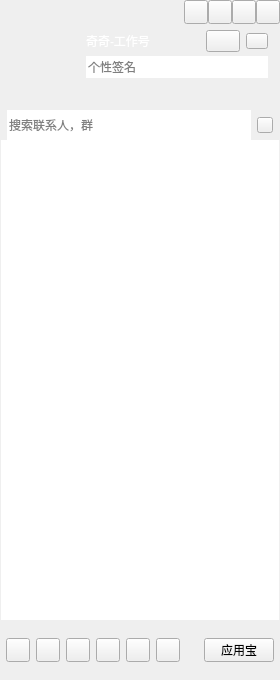
<?xml version="1.0" encoding="UTF-8"?>
<ui version="4.0">
 <class>CCMainWindowClass</class>
 <widget class="QWidget" name="CCMainWindowClass">
  <property name="geometry">
   <rect>
    <x>0</x>
    <y>0</y>
    <width>280</width>
    <height>680</height>
   </rect>
  </property>
  <property name="minimumSize">
   <size>
    <width>280</width>
    <height>680</height>
   </size>
  </property>
  <property name="windowTitle">
   <string>CCMainWindow</string>
  </property>
  <layout class="QVBoxLayout" name="verticalLayout_6">
   <property name="spacing">
    <number>0</number>
   </property>
   <property name="leftMargin">
    <number>0</number>
   </property>
   <property name="topMargin">
    <number>0</number>
   </property>
   <property name="rightMargin">
    <number>0</number>
   </property>
   <property name="bottomMargin">
    <number>0</number>
   </property>
   <item>
    <widget class="QWidget" name="titleWidget" native="true">
     <property name="sizePolicy">
      <sizepolicy hsizetype="Expanding" vsizetype="Preferred">
       <horstretch>0</horstretch>
       <verstretch>0</verstretch>
      </sizepolicy>
     </property>
     <property name="titleskin" stdset="0">
      <bool>true</bool>
     </property>
     <layout class="QVBoxLayout" name="verticalLayout_2">
      <property name="spacing">
       <number>0</number>
      </property>
      <property name="leftMargin">
       <number>0</number>
      </property>
      <property name="topMargin">
       <number>0</number>
      </property>
      <property name="rightMargin">
       <number>0</number>
      </property>
      <property name="bottomMargin">
       <number>0</number>
      </property>
      <item>
       <layout class="QHBoxLayout" name="horizontalLayout">
        <property name="spacing">
         <number>0</number>
        </property>
        <property name="leftMargin">
         <number>12</number>
        </property>
        <item>
         <widget class="QLabel" name="titleIcon">
          <property name="sizePolicy">
           <sizepolicy hsizetype="Fixed" vsizetype="Fixed">
            <horstretch>0</horstretch>
            <verstretch>0</verstretch>
           </sizepolicy>
          </property>
          <property name="minimumSize">
           <size>
            <width>42</width>
            <height>18</height>
           </size>
          </property>
          <property name="maximumSize">
           <size>
            <width>42</width>
            <height>18</height>
           </size>
          </property>
          <property name="text">
           <string/>
          </property>
         </widget>
        </item>
        <item>
         <spacer name="horizontalSpacer">
          <property name="orientation">
           <enum>Qt::Horizontal</enum>
          </property>
          <property name="sizeHint" stdset="0">
           <size>
            <width>40</width>
            <height>20</height>
           </size>
          </property>
         </spacer>
        </item>
        <item>
         <widget class="QPushButton" name="placehold1">
          <property name="sizePolicy">
           <sizepolicy hsizetype="Fixed" vsizetype="Fixed">
            <horstretch>0</horstretch>
            <verstretch>0</verstretch>
           </sizepolicy>
          </property>
          <property name="minimumSize">
           <size>
            <width>24</width>
            <height>24</height>
           </size>
          </property>
          <property name="maximumSize">
           <size>
            <width>24</width>
            <height>24</height>
           </size>
          </property>
          <property name="text">
           <string/>
          </property>
         </widget>
        </item>
        <item>
         <widget class="QPushButton" name="placehold2">
          <property name="sizePolicy">
           <sizepolicy hsizetype="Fixed" vsizetype="Fixed">
            <horstretch>0</horstretch>
            <verstretch>0</verstretch>
           </sizepolicy>
          </property>
          <property name="minimumSize">
           <size>
            <width>24</width>
            <height>24</height>
           </size>
          </property>
          <property name="maximumSize">
           <size>
            <width>24</width>
            <height>24</height>
           </size>
          </property>
          <property name="text">
           <string/>
          </property>
         </widget>
        </item>
        <item>
         <widget class="QPushButton" name="sysmin">
          <property name="sizePolicy">
           <sizepolicy hsizetype="Fixed" vsizetype="Fixed">
            <horstretch>0</horstretch>
            <verstretch>0</verstretch>
           </sizepolicy>
          </property>
          <property name="minimumSize">
           <size>
            <width>24</width>
            <height>24</height>
           </size>
          </property>
          <property name="maximumSize">
           <size>
            <width>24</width>
            <height>24</height>
           </size>
          </property>
          <property name="text">
           <string/>
          </property>
         </widget>
        </item>
        <item>
         <widget class="QPushButton" name="sysclose">
          <property name="sizePolicy">
           <sizepolicy hsizetype="Fixed" vsizetype="Fixed">
            <horstretch>0</horstretch>
            <verstretch>0</verstretch>
           </sizepolicy>
          </property>
          <property name="minimumSize">
           <size>
            <width>24</width>
            <height>24</height>
           </size>
          </property>
          <property name="maximumSize">
           <size>
            <width>24</width>
            <height>24</height>
           </size>
          </property>
          <property name="text">
           <string/>
          </property>
         </widget>
        </item>
       </layout>
      </item>
      <item>
       <layout class="QHBoxLayout" name="horizontalLayout_3">
        <property name="leftMargin">
         <number>12</number>
        </property>
        <property name="topMargin">
         <number>6</number>
        </property>
        <property name="rightMargin">
         <number>12</number>
        </property>
        <property name="bottomMargin">
         <number>6</number>
        </property>
        <item>
         <widget class="QLabel" name="headLabel">
          <property name="sizePolicy">
           <sizepolicy hsizetype="Fixed" vsizetype="Fixed">
            <horstretch>0</horstretch>
            <verstretch>0</verstretch>
           </sizepolicy>
          </property>
          <property name="minimumSize">
           <size>
            <width>68</width>
            <height>68</height>
           </size>
          </property>
          <property name="maximumSize">
           <size>
            <width>68</width>
            <height>68</height>
           </size>
          </property>
          <property name="text">
           <string/>
          </property>
         </widget>
        </item>
        <item>
         <layout class="QVBoxLayout" name="verticalLayout">
          <property name="spacing">
           <number>4</number>
          </property>
          <item>
           <layout class="QHBoxLayout" name="horizontalLayout_2">
            <item>
             <widget class="QLabel" name="nameLabel">
              <property name="sizePolicy">
               <sizepolicy hsizetype="Expanding" vsizetype="Fixed">
                <horstretch>0</horstretch>
                <verstretch>0</verstretch>
               </sizepolicy>
              </property>
              <property name="minimumSize">
               <size>
                <width>0</width>
                <height>22</height>
               </size>
              </property>
              <property name="maximumSize">
               <size>
                <width>16777215</width>
                <height>22</height>
               </size>
              </property>
              <property name="styleSheet">
               <string notr="true">color:rgb(255,255,255);
font: 75 12pt &quot;微软雅黑&quot;;</string>
              </property>
              <property name="text">
               <string>奇奇-工作号</string>
              </property>
             </widget>
            </item>
            <item>
             <widget class="QPushButton" name="stausBtn">
              <property name="sizePolicy">
               <sizepolicy hsizetype="Fixed" vsizetype="Fixed">
                <horstretch>0</horstretch>
                <verstretch>0</verstretch>
               </sizepolicy>
              </property>
              <property name="minimumSize">
               <size>
                <width>34</width>
                <height>22</height>
               </size>
              </property>
              <property name="maximumSize">
               <size>
                <width>34</width>
                <height>22</height>
               </size>
              </property>
              <property name="text">
               <string/>
              </property>
              <property name="hasborder" stdset="0">
               <bool>true</bool>
              </property>
             </widget>
            </item>
            <item>
             <widget class="QPushButton" name="levelBtn">
              <property name="sizePolicy">
               <sizepolicy hsizetype="Fixed" vsizetype="Fixed">
                <horstretch>0</horstretch>
                <verstretch>0</verstretch>
               </sizepolicy>
              </property>
              <property name="minimumSize">
               <size>
                <width>22</width>
                <height>16</height>
               </size>
              </property>
              <property name="maximumSize">
               <size>
                <width>22</width>
                <height>16</height>
               </size>
              </property>
              <property name="text">
               <string/>
              </property>
              <property name="hasborder" stdset="0">
               <bool>true</bool>
              </property>
             </widget>
            </item>
           </layout>
          </item>
          <item>
           <widget class="QLineEdit" name="lineEdit">
            <property name="minimumSize">
             <size>
              <width>0</width>
              <height>22</height>
             </size>
            </property>
            <property name="maximumSize">
             <size>
              <width>16777215</width>
              <height>22</height>
             </size>
            </property>
            <property name="frame">
             <bool>false</bool>
            </property>
            <property name="placeholderText">
             <string>个性签名</string>
            </property>
           </widget>
          </item>
          <item>
           <widget class="QWidget" name="appWidget" native="true">
            <property name="sizePolicy">
             <sizepolicy hsizetype="Expanding" vsizetype="Fixed">
              <horstretch>0</horstretch>
              <verstretch>0</verstretch>
             </sizepolicy>
            </property>
            <property name="minimumSize">
             <size>
              <width>0</width>
              <height>22</height>
             </size>
            </property>
            <property name="maximumSize">
             <size>
              <width>16777215</width>
              <height>22</height>
             </size>
            </property>
           </widget>
          </item>
         </layout>
        </item>
       </layout>
      </item>
     </layout>
    </widget>
   </item>
   <item>
    <widget class="QWidget" name="widget" native="true">
     <property name="sizePolicy">
      <sizepolicy hsizetype="Expanding" vsizetype="Expanding">
       <horstretch>0</horstretch>
       <verstretch>0</verstretch>
      </sizepolicy>
     </property>
     <layout class="QVBoxLayout" name="verticalLayout_4">
      <property name="spacing">
       <number>0</number>
      </property>
      <property name="leftMargin">
       <number>1</number>
      </property>
      <property name="topMargin">
       <number>0</number>
      </property>
      <property name="rightMargin">
       <number>1</number>
      </property>
      <property name="bottomMargin">
       <number>0</number>
      </property>
      <item>
       <widget class="QWidget" name="searchWidget" native="true">
        <property name="sizePolicy">
         <sizepolicy hsizetype="Expanding" vsizetype="Fixed">
          <horstretch>0</horstretch>
          <verstretch>0</verstretch>
         </sizepolicy>
        </property>
        <property name="minimumSize">
         <size>
          <width>0</width>
          <height>30</height>
         </size>
        </property>
        <property name="maximumSize">
         <size>
          <width>16777215</width>
          <height>30</height>
         </size>
        </property>
        <layout class="QHBoxLayout" name="horizontalLayout_4">
         <property name="leftMargin">
          <number>6</number>
         </property>
         <property name="topMargin">
          <number>0</number>
         </property>
         <property name="rightMargin">
          <number>6</number>
         </property>
         <property name="bottomMargin">
          <number>0</number>
         </property>
         <item>
          <widget class="QLineEdit" name="searchLineEdit">
           <property name="minimumSize">
            <size>
             <width>0</width>
             <height>30</height>
            </size>
           </property>
           <property name="maximumSize">
            <size>
             <width>16777215</width>
             <height>30</height>
            </size>
           </property>
           <property name="frame">
            <bool>false</bool>
           </property>
           <property name="placeholderText">
            <string>搜索联系人，群</string>
           </property>
          </widget>
         </item>
         <item>
          <widget class="QPushButton" name="searchBtn">
           <property name="sizePolicy">
            <sizepolicy hsizetype="Fixed" vsizetype="Fixed">
             <horstretch>0</horstretch>
             <verstretch>0</verstretch>
            </sizepolicy>
           </property>
           <property name="minimumSize">
            <size>
             <width>16</width>
             <height>16</height>
            </size>
           </property>
           <property name="maximumSize">
            <size>
             <width>16</width>
             <height>16</height>
            </size>
           </property>
           <property name="text">
            <string/>
           </property>
          </widget>
         </item>
        </layout>
       </widget>
      </item>
      <item>
       <widget class="QScrollArea" name="scrollArea">
        <property name="frameShape">
         <enum>QFrame::NoFrame</enum>
        </property>
        <property name="widgetResizable">
         <bool>true</bool>
        </property>
        <widget class="QWidget" name="scrollAreaWidgetContents">
         <property name="geometry">
          <rect>
           <x>0</x>
           <y>0</y>
           <width>278</width>
           <height>474</height>
          </rect>
         </property>
         <property name="sizePolicy">
          <sizepolicy hsizetype="Expanding" vsizetype="Expanding">
           <horstretch>0</horstretch>
           <verstretch>0</verstretch>
          </sizepolicy>
         </property>
         <layout class="QVBoxLayout" name="verticalLayout_3">
          <property name="spacing">
           <number>0</number>
          </property>
          <property name="leftMargin">
           <number>0</number>
          </property>
          <property name="topMargin">
           <number>0</number>
          </property>
          <property name="rightMargin">
           <number>0</number>
          </property>
          <property name="bottomMargin">
           <number>0</number>
          </property>
          <item>
           <widget class="QTreeWidget" name="treeWidget">
            <property name="frameShape">
             <enum>QFrame::NoFrame</enum>
            </property>
            <property name="verticalScrollBarPolicy">
             <enum>Qt::ScrollBarAlwaysOff</enum>
            </property>
            <property name="horizontalScrollBarPolicy">
             <enum>Qt::ScrollBarAlwaysOff</enum>
            </property>
            <property name="editTriggers">
             <set>QAbstractItemView::AllEditTriggers</set>
            </property>
            <property name="indentation">
             <number>0</number>
            </property>
            <property name="headerHidden">
             <bool>true</bool>
            </property>
            <property name="expandsOnDoubleClick">
             <bool>false</bool>
            </property>
            <column>
             <property name="text">
              <string notr="true">1</string>
             </property>
            </column>
           </widget>
          </item>
         </layout>
        </widget>
       </widget>
      </item>
     </layout>
    </widget>
   </item>
   <item>
    <widget class="QWidget" name="bottomWidget" native="true">
     <property name="sizePolicy">
      <sizepolicy hsizetype="Expanding" vsizetype="Fixed">
       <horstretch>0</horstretch>
       <verstretch>0</verstretch>
      </sizepolicy>
     </property>
     <property name="minimumSize">
      <size>
       <width>0</width>
       <height>60</height>
      </size>
     </property>
     <property name="maximumSize">
      <size>
       <width>16777215</width>
       <height>60</height>
      </size>
     </property>
     <property name="bottomskin" stdset="0">
      <bool>true</bool>
     </property>
     <layout class="QVBoxLayout" name="verticalLayout_5">
      <property name="leftMargin">
       <number>6</number>
      </property>
      <property name="topMargin">
       <number>6</number>
      </property>
      <property name="rightMargin">
       <number>6</number>
      </property>
      <property name="bottomMargin">
       <number>6</number>
      </property>
      <item>
       <layout class="QHBoxLayout" name="bottomLayout"/>
      </item>
      <item>
       <layout class="QHBoxLayout" name="horizontalLayout_5">
        <item>
         <widget class="QPushButton" name="bottomBtn_1">
          <property name="sizePolicy">
           <sizepolicy hsizetype="Fixed" vsizetype="Fixed">
            <horstretch>0</horstretch>
            <verstretch>0</verstretch>
           </sizepolicy>
          </property>
          <property name="minimumSize">
           <size>
            <width>24</width>
            <height>24</height>
           </size>
          </property>
          <property name="maximumSize">
           <size>
            <width>24</width>
            <height>24</height>
           </size>
          </property>
          <property name="text">
           <string/>
          </property>
         </widget>
        </item>
        <item>
         <widget class="QPushButton" name="bottomBtn_2">
          <property name="sizePolicy">
           <sizepolicy hsizetype="Fixed" vsizetype="Fixed">
            <horstretch>0</horstretch>
            <verstretch>0</verstretch>
           </sizepolicy>
          </property>
          <property name="minimumSize">
           <size>
            <width>24</width>
            <height>24</height>
           </size>
          </property>
          <property name="maximumSize">
           <size>
            <width>24</width>
            <height>24</height>
           </size>
          </property>
          <property name="text">
           <string/>
          </property>
         </widget>
        </item>
        <item>
         <widget class="QPushButton" name="bottomBtn_3">
          <property name="sizePolicy">
           <sizepolicy hsizetype="Fixed" vsizetype="Fixed">
            <horstretch>0</horstretch>
            <verstretch>0</verstretch>
           </sizepolicy>
          </property>
          <property name="minimumSize">
           <size>
            <width>24</width>
            <height>24</height>
           </size>
          </property>
          <property name="maximumSize">
           <size>
            <width>24</width>
            <height>24</height>
           </size>
          </property>
          <property name="text">
           <string/>
          </property>
         </widget>
        </item>
        <item>
         <widget class="QPushButton" name="bottomBtn_4">
          <property name="sizePolicy">
           <sizepolicy hsizetype="Fixed" vsizetype="Fixed">
            <horstretch>0</horstretch>
            <verstretch>0</verstretch>
           </sizepolicy>
          </property>
          <property name="minimumSize">
           <size>
            <width>24</width>
            <height>24</height>
           </size>
          </property>
          <property name="maximumSize">
           <size>
            <width>24</width>
            <height>24</height>
           </size>
          </property>
          <property name="text">
           <string/>
          </property>
         </widget>
        </item>
        <item>
         <widget class="QPushButton" name="bottomBtn_5">
          <property name="sizePolicy">
           <sizepolicy hsizetype="Fixed" vsizetype="Fixed">
            <horstretch>0</horstretch>
            <verstretch>0</verstretch>
           </sizepolicy>
          </property>
          <property name="minimumSize">
           <size>
            <width>24</width>
            <height>24</height>
           </size>
          </property>
          <property name="maximumSize">
           <size>
            <width>24</width>
            <height>24</height>
           </size>
          </property>
          <property name="text">
           <string/>
          </property>
         </widget>
        </item>
        <item>
         <widget class="QPushButton" name="bottomBtn_6">
          <property name="sizePolicy">
           <sizepolicy hsizetype="Fixed" vsizetype="Fixed">
            <horstretch>0</horstretch>
            <verstretch>0</verstretch>
           </sizepolicy>
          </property>
          <property name="minimumSize">
           <size>
            <width>24</width>
            <height>24</height>
           </size>
          </property>
          <property name="maximumSize">
           <size>
            <width>24</width>
            <height>24</height>
           </size>
          </property>
          <property name="text">
           <string/>
          </property>
         </widget>
        </item>
        <item>
         <spacer name="horizontalSpacer_2">
          <property name="orientation">
           <enum>Qt::Horizontal</enum>
          </property>
          <property name="sizeHint" stdset="0">
           <size>
            <width>28</width>
            <height>20</height>
           </size>
          </property>
         </spacer>
        </item>
        <item>
         <widget class="QPushButton" name="bottomBtn_7">
          <property name="sizePolicy">
           <sizepolicy hsizetype="Preferred" vsizetype="Fixed">
            <horstretch>0</horstretch>
            <verstretch>0</verstretch>
           </sizepolicy>
          </property>
          <property name="minimumSize">
           <size>
            <width>24</width>
            <height>24</height>
           </size>
          </property>
          <property name="maximumSize">
           <size>
            <width>86</width>
            <height>24</height>
           </size>
          </property>
          <property name="text">
           <string>应用宝</string>
          </property>
          <property name="icon">
           <iconset resource="CCMainWindow.qrc">
            <normaloff>:/Resources/MainWindow/bottom/qplusentrancebtn.png</normaloff>:/Resources/MainWindow/bottom/qplusentrancebtn.png</iconset>
          </property>
         </widget>
        </item>
       </layout>
      </item>
     </layout>
    </widget>
   </item>
  </layout>
 </widget>
 <layoutdefault spacing="6" margin="11"/>
 <resources>
  <include location="CCMainWindow.qrc"/>
 </resources>
 <connections/>
</ui>
